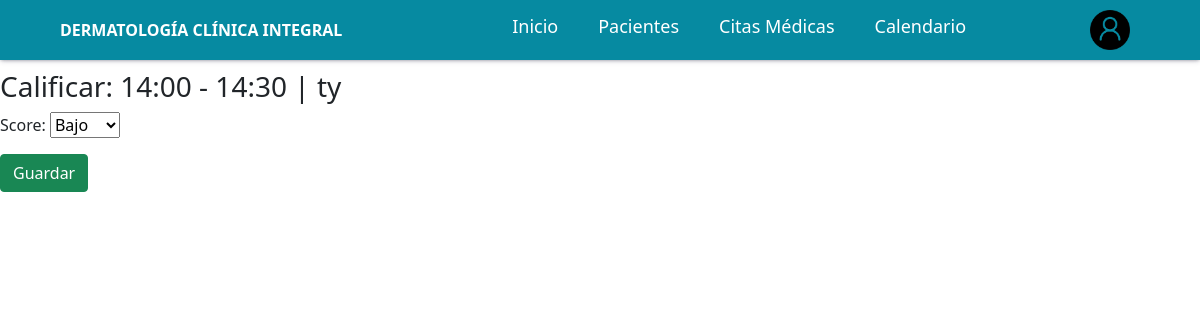
/productivity/activity/4/score/ (signed in), run on an earlier commit of the app's database.
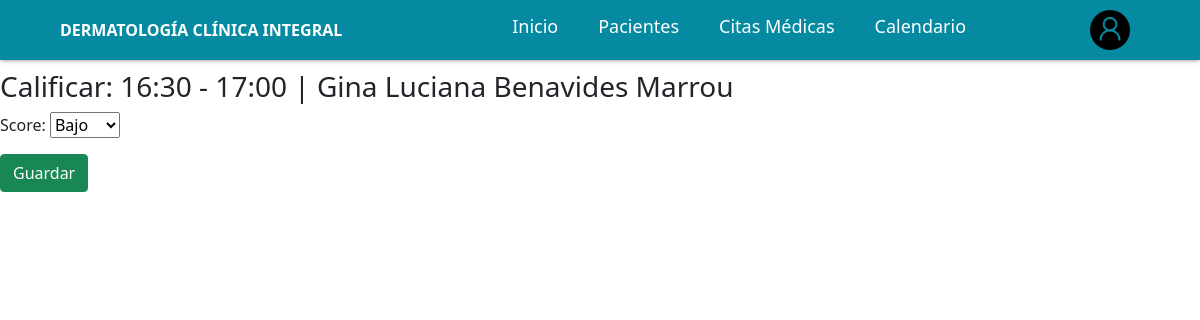
And on a later commit of the database.
### productividad/models.py (models this page shows, shortened)
class DailyActivity(models.Model):
    SCORE_CHOICES = (
        (1, 'Bajo'),
        (2, 'Medio'),
        (3, 'Alto'),
    )
    user = models.ForeignKey(User, on_delete=models.CASCADE, related_name='activities')
    date = models.DateField()
    title = models.CharField(max_length=255)
    description = models.TextField(blank=True, null=True)
    score = models.PositiveSmallIntegerField(choices=SCORE_CHOICES, null=True, blank=True)
    scored_by = models.ForeignKey(User, null=True, blank=True, on_delete=models.SET_NULL, related_name='scored_activities')
    scored_at = models.DateTimeField(null=True, blank=True)
    created_at = models.DateTimeField(auto_now_add=True)
    updated_at = models.DateTimeField(auto_now=True)
    class Meta:
        unique_together = ('user', 'date', 'title')
        ordering = ['-date', '-created_at']

### productividad/views.py (the view)
# urls.py: path('activity/<int:pk>/score/', views.score_activity, name='activity_score'),
@login_required
def score_activity(request, pk):
    if not (request.user.is_staff or getattr(request.user, 'is_admin', False) or request.user.is_superuser):
        return HttpResponseForbidden()
    activity = get_object_or_404(DailyActivity, pk=pk)
    if request.method == 'POST':
        form = ScoreForm(request.POST)
        if form.is_valid():
            activity.score_activity(request.user, int(form.cleaned_data['score']))
            return JsonResponse({'ok': True, 'score': activity.score})
        return JsonResponse({'ok': False, 'errors': form.errors}, status=400)
    form = ScoreForm(initial={'score': activity.score})
    return render(request, 'productivity/score_form.html', {'form': form, 'activity': activity})

### productividad/forms.py
class ScoreForm(forms.Form):
    score = forms.ChoiceField(choices=DailyActivity.SCORE_CHOICES)

### templates/productivity/score_form.html
{% extends "base.html" %}
{% load static %}
{% block body %}
{% include "../components/navbar.html" %}
<h3>Calificar: {{ activity.title }}</h3>
<form id="score-form" method="post">{% csrf_token %}
{{ form.as_p }}
<button class="btn btn-success">Guardar</button>
</form>
{% endblock %}

What changed in the data, as far as the page shows it:
changed DailyActivity: title "14:00 - 14:30 | ty" → "16:30 - 17:00 | Gina Luciana Benavides Marrou"
